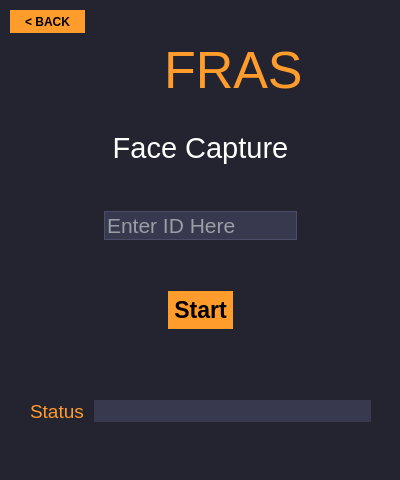
<?xml version="1.0" encoding="UTF-8"?>
<ui version="4.0">
 <class>Dialog</class>
 <widget class="QDialog" name="Dialog">
  <property name="geometry">
   <rect>
    <x>0</x>
    <y>0</y>
    <width>400</width>
    <height>480</height>
   </rect>
  </property>
  <property name="sizePolicy">
   <sizepolicy hsizetype="Fixed" vsizetype="Fixed">
    <horstretch>0</horstretch>
    <verstretch>0</verstretch>
   </sizepolicy>
  </property>
  <property name="minimumSize">
   <size>
    <width>400</width>
    <height>480</height>
   </size>
  </property>
  <property name="maximumSize">
   <size>
    <width>400</width>
    <height>480</height>
   </size>
  </property>
  <property name="windowTitle">
   <string>Capture Image</string>
  </property>
  <property name="windowIcon">
   <iconset>
    <normaloff>C:/Users/sheik/.designer/backup/facial-recognition.png</normaloff>C:/Users/sheik/.designer/backup/facial-recognition.png</iconset>
  </property>
  <property name="styleSheet">
   <string notr="true">/*Copyright (c) DevSec Studio. All rights reserved.

MIT License

Permission is hereby granted, free of charge, to any person obtaining a copy
of this software and associated documentation files (the &quot;Software&quot;), to deal
in the Software without restriction, including without limitation the rights
to use, copy, modify, merge, publish, distribute, sublicense, and/or sell
copies of the Software, and to permit persons to whom the Software is
furnished to do so, subject to the following conditions:

The above copyright notice and this permission notice shall be included in all
copies or substantial portions of the Software.

THE SOFTWARE IS PROVIDED *AS IS*, WITHOUT WARRANTY OF ANY KIND, EXPRESS OR
IMPLIED, INCLUDING BUT NOT LIMITED TO THE WARRANTIES OF MERCHANTABILITY,
FITNESS FOR A PARTICULAR PURPOSE AND NONINFRINGEMENT. IN NO EVENT SHALL THE
AUTHORS OR COPYRIGHT HOLDERS BE LIABLE FOR ANY CLAIM, DAMAGES OR OTHER
LIABILITY, WHETHER IN AN ACTION OF CONTRACT, TORT OR OTHERWISE, ARISING FROM,
OUT OF OR IN CONNECTION WITH THE SOFTWARE OR THE USE OR OTHER DEALINGS IN THE SOFTWARE.
*/

/*-----QWidget-----*/
QWidget
{
	background-color: #232430;
	color: #000000;
	border-color: #000000;

}


/*-----QLabel-----*/
QLabel
{
	background-color: #232430;
	color: #c1c1c1;
	border-color: #000000;

}


/*-----QPushButton-----*/
QPushButton
{
	background-color: #ff9c2b;
	color: #000000;
	font-weight: bold;
	border-style: solid;
	border-color: #000000;
	padding: 6px;

}


QPushButton::hover
{
	background-color: #ffaf5d;

}


QPushButton::pressed
{
	background-color: #dd872f;

}


/*-----QToolButton-----*/
QToolButton
{
	background-color: #ff9c2b;
	color: #000000;
	font-weight: bold;
	border-style: solid;
	border-color: #000000;
	padding: 6px;

}


QToolButton::hover
{
	background-color: #ffaf5d;

}


QToolButton::pressed
{
	background-color: #dd872f;

}


/*-----QLineEdit-----*/
QLineEdit
{
	background-color: #38394e;
	color: #c1c1c1;
	border-style: solid;
	border-width: 1px;
	border-color: #4a4c68;

}


/*-----QTableView-----*/
QTableView, 
QHeaderView, 
QTableView::item 
{
	background-color: #232430;
	color: #c1c1c1;
	border: none;

}


QTableView::item:selected 
{ 
    background-color: #41424e;
    color: #c1c1c1;

}


QHeaderView::section:horizontal 
{
    background-color: #232430;
	border: 1px solid #37384d;
	padding: 5px;

}


QTableView::indicator{
	background-color: #1d1d28;
	border: 1px solid #37384d;

}


QTableView::indicator:checked{
	image:url(&quot;./ressources/check.png&quot;); /*To replace*/
	background-color: #1d1d28;

}

/*-----QTabWidget-----*/
QTabWidget::pane 
{ 
    border: none;

}


QTabWidget::tab-bar 
{
    left: 5px; 

}


QTabBar::tab 
{
    color: #c1c1c1;
    min-width: 1px;
	padding-left: 25px;
	margin-left:-22px;
    height: 28px;
	border: none;

}


QTabBar::tab:selected 
{
    color: #c1c1c1;
	font-weight: bold;
    height: 28px;

}


QTabBar::tab:!first 
{
    margin-left: -20px;

}


QTabBar::tab:hover 
{
    color: #DDD;

}


/*-----QScrollBar-----*/
QScrollBar:horizontal 
{
    background-color: transparent;
    height: 8px;
    margin: 0px;
    padding: 0px;

}


QScrollBar::handle:horizontal 
{
    border: none;
	min-width: 100px;
    background-color: #56576c;

}


QScrollBar::add-line:horizontal, 
QScrollBar::sub-line:horizontal,
QScrollBar::add-page:horizontal, 
QScrollBar::sub-page:horizontal 
{
    width: 0px;
    background-color: transparent;

}


QScrollBar:vertical 
{
    background-color: transparent;
    width: 8px;
    margin: 0;

}


QScrollBar::handle:vertical 
{
    border: none;
	min-height: 100px;
    background-color: #56576c;

}


QScrollBar::add-line:vertical, 
QScrollBar::sub-line:vertical,
QScrollBar::add-page:vertical, 
QScrollBar::sub-page:vertical 
{
    height: 0px;
    background-color: transparent;

}
</string>
  </property>
  <widget class="QWidget" name="verticalLayoutWidget">
   <property name="geometry">
    <rect>
     <x>30</x>
     <y>40</y>
     <width>341</width>
     <height>383</height>
    </rect>
   </property>
   <layout class="QVBoxLayout" name="verticalLayout">
    <item>
     <layout class="QHBoxLayout" name="horizontalLayout_2">
      <item>
       <spacer name="horizontalSpacer_6">
        <property name="orientation">
         <enum>Qt::Horizontal</enum>
        </property>
        <property name="sizeHint" stdset="0">
         <size>
          <width>40</width>
          <height>20</height>
         </size>
        </property>
       </spacer>
      </item>
      <item>
       <widget class="QLabel" name="Icon">
        <property name="sizePolicy">
         <sizepolicy hsizetype="Fixed" vsizetype="Fixed">
          <horstretch>0</horstretch>
          <verstretch>0</verstretch>
         </sizepolicy>
        </property>
        <property name="minimumSize">
         <size>
          <width>60</width>
          <height>60</height>
         </size>
        </property>
        <property name="maximumSize">
         <size>
          <width>60</width>
          <height>60</height>
         </size>
        </property>
        <property name="text">
         <string/>
        </property>
        <property name="pixmap">
         <pixmap>fro.png</pixmap>
        </property>
        <property name="scaledContents">
         <bool>true</bool>
        </property>
       </widget>
      </item>
      <item>
       <widget class="QLabel" name="title_label">
        <property name="sizePolicy">
         <sizepolicy hsizetype="Fixed" vsizetype="Fixed">
          <horstretch>0</horstretch>
          <verstretch>0</verstretch>
         </sizepolicy>
        </property>
        <property name="font">
         <font>
          <pointsize>39</pointsize>
         </font>
        </property>
        <property name="styleSheet">
         <string notr="true">color: rgb(255, 156, 43);</string>
        </property>
        <property name="text">
         <string>FRAS</string>
        </property>
       </widget>
      </item>
      <item>
       <spacer name="horizontalSpacer_5">
        <property name="orientation">
         <enum>Qt::Horizontal</enum>
        </property>
        <property name="sizeHint" stdset="0">
         <size>
          <width>40</width>
          <height>20</height>
         </size>
        </property>
       </spacer>
      </item>
     </layout>
    </item>
    <item>
     <spacer name="verticalSpacer">
      <property name="orientation">
       <enum>Qt::Vertical</enum>
      </property>
      <property name="sizeType">
       <enum>QSizePolicy::Fixed</enum>
      </property>
      <property name="sizeHint" stdset="0">
       <size>
        <width>20</width>
        <height>25</height>
       </size>
      </property>
     </spacer>
    </item>
    <item>
     <widget class="QLabel" name="label_3">
      <property name="font">
       <font>
        <pointsize>22</pointsize>
       </font>
      </property>
      <property name="styleSheet">
       <string notr="true">color: rgb(255, 255, 255);</string>
      </property>
      <property name="text">
       <string>Face Capture</string>
      </property>
      <property name="alignment">
       <set>Qt::AlignCenter</set>
      </property>
     </widget>
    </item>
    <item>
     <spacer name="verticalSpacer_3">
      <property name="orientation">
       <enum>Qt::Vertical</enum>
      </property>
      <property name="sizeType">
       <enum>QSizePolicy::Fixed</enum>
      </property>
      <property name="sizeHint" stdset="0">
       <size>
        <width>20</width>
        <height>40</height>
       </size>
      </property>
     </spacer>
    </item>
    <item>
     <layout class="QHBoxLayout" name="horizontalLayout_3">
      <item>
       <spacer name="horizontalSpacer_2">
        <property name="orientation">
         <enum>Qt::Horizontal</enum>
        </property>
        <property name="sizeHint" stdset="0">
         <size>
          <width>40</width>
          <height>20</height>
         </size>
        </property>
       </spacer>
      </item>
      <item>
       <widget class="QLineEdit" name="id_input">
        <property name="sizePolicy">
         <sizepolicy hsizetype="Fixed" vsizetype="Fixed">
          <horstretch>0</horstretch>
          <verstretch>0</verstretch>
         </sizepolicy>
        </property>
        <property name="font">
         <font>
          <pointsize>16</pointsize>
         </font>
        </property>
        <property name="styleSheet">
         <string notr="true">color: rgb(255, 255, 255);</string>
        </property>
        <property name="placeholderText">
         <string>Enter ID Here</string>
        </property>
       </widget>
      </item>
      <item>
       <spacer name="horizontalSpacer">
        <property name="orientation">
         <enum>Qt::Horizontal</enum>
        </property>
        <property name="sizeHint" stdset="0">
         <size>
          <width>40</width>
          <height>20</height>
         </size>
        </property>
       </spacer>
      </item>
     </layout>
    </item>
    <item>
     <spacer name="verticalSpacer_4">
      <property name="orientation">
       <enum>Qt::Vertical</enum>
      </property>
      <property name="sizeHint" stdset="0">
       <size>
        <width>20</width>
        <height>40</height>
       </size>
      </property>
     </spacer>
    </item>
    <item>
     <layout class="QHBoxLayout" name="horizontalLayout_4">
      <item>
       <spacer name="horizontalSpacer_3">
        <property name="orientation">
         <enum>Qt::Horizontal</enum>
        </property>
        <property name="sizeType">
         <enum>QSizePolicy::Fixed</enum>
        </property>
        <property name="sizeHint" stdset="0">
         <size>
          <width>40</width>
          <height>20</height>
         </size>
        </property>
       </spacer>
      </item>
      <item>
       <widget class="QPushButton" name="start_btn">
        <property name="sizePolicy">
         <sizepolicy hsizetype="Fixed" vsizetype="Fixed">
          <horstretch>0</horstretch>
          <verstretch>0</verstretch>
         </sizepolicy>
        </property>
        <property name="font">
         <font>
          <pointsize>17</pointsize>
          <weight>75</weight>
          <bold>true</bold>
         </font>
        </property>
        <property name="text">
         <string>Start</string>
        </property>
       </widget>
      </item>
      <item>
       <spacer name="horizontalSpacer_4">
        <property name="orientation">
         <enum>Qt::Horizontal</enum>
        </property>
        <property name="sizeType">
         <enum>QSizePolicy::Fixed</enum>
        </property>
        <property name="sizeHint" stdset="0">
         <size>
          <width>40</width>
          <height>20</height>
         </size>
        </property>
       </spacer>
      </item>
     </layout>
    </item>
    <item>
     <spacer name="verticalSpacer_2">
      <property name="orientation">
       <enum>Qt::Vertical</enum>
      </property>
      <property name="sizeType">
       <enum>QSizePolicy::Fixed</enum>
      </property>
      <property name="sizeHint" stdset="0">
       <size>
        <width>20</width>
        <height>65</height>
       </size>
      </property>
     </spacer>
    </item>
    <item>
     <layout class="QHBoxLayout" name="horizontalLayout">
      <property name="spacing">
       <number>0</number>
      </property>
      <item>
       <widget class="QLabel" name="label">
        <property name="sizePolicy">
         <sizepolicy hsizetype="Fixed" vsizetype="Fixed">
          <horstretch>0</horstretch>
          <verstretch>0</verstretch>
         </sizepolicy>
        </property>
        <property name="font">
         <font>
          <pointsize>14</pointsize>
         </font>
        </property>
        <property name="styleSheet">
         <string notr="true">
color: rgb(255, 156, 43);
</string>
        </property>
        <property name="text">
         <string>Status</string>
        </property>
       </widget>
      </item>
      <item>
       <spacer name="horizontalSpacer_7">
        <property name="orientation">
         <enum>Qt::Horizontal</enum>
        </property>
        <property name="sizeType">
         <enum>QSizePolicy::Fixed</enum>
        </property>
        <property name="sizeHint" stdset="0">
         <size>
          <width>10</width>
          <height>20</height>
         </size>
        </property>
       </spacer>
      </item>
      <item>
       <widget class="QLabel" name="status_label">
        <property name="sizePolicy">
         <sizepolicy hsizetype="Preferred" vsizetype="Fixed">
          <horstretch>0</horstretch>
          <verstretch>0</verstretch>
         </sizepolicy>
        </property>
        <property name="font">
         <font>
          <pointsize>14</pointsize>
         </font>
        </property>
        <property name="styleSheet">
         <string notr="true">background-color: rgb(56, 57, 78);
color: rgb(255, 255, 255);</string>
        </property>
        <property name="text">
         <string/>
        </property>
       </widget>
      </item>
     </layout>
    </item>
   </layout>
  </widget>
  <widget class="QPushButton" name="backButton">
   <property name="geometry">
    <rect>
     <x>10</x>
     <y>10</y>
     <width>75</width>
     <height>23</height>
    </rect>
   </property>
   <property name="text">
    <string>&lt; BACK</string>
   </property>
  </widget>
 </widget>
 <resources/>
 <connections/>
</ui>
